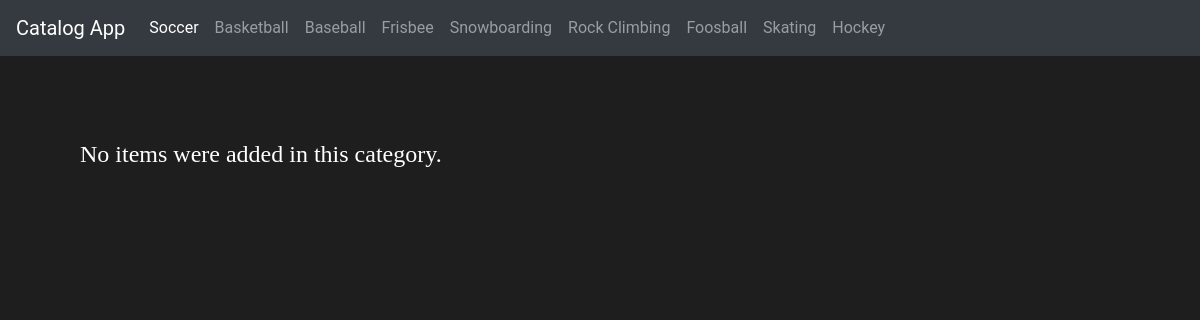
Page /category/1 on the committed database.
### database_setup.py (models this page shows, shortened)
class Category(Base):
    __tablename__ = 'category'
    id = Column(Integer, primary_key=True)
    title = Column(String(250), nullable=False)

### app.py (the view)
@app.route('/category/<int:category_id>')
def showCategory(category_id):
    category_items = session.query(Item).filter_by(
        category_id=category_id).all()
    category_title = session.query(
        Category).filter_by(id=category_id).one().title
    return render_template(
            'category.html', category_items=category_items,
            category_id=category_id, category_title=category_title)

### app.py (called while the page is built)
@app.context_processor
def inject_categories():
    categories_db = session.query(Category).all()
    return dict(categories=categories_db)

@app.context_processor
def inject_login_status():
    state = get_state_token()
    if 'username' in login_session:
        isLoggedIn = True
    else:
        isLoggedIn = False
    return dict(isLoggedIn=isLoggedIn, user_info=login_session, STATE=state)

def get_state_token():
    if 'state' in login_session:
        return login_session['state']
    else:
        state = ''.join(
            random.choice(string.ascii_uppercase + string.digits)
            for x in range(32))
        login_session['state'] = state
        return state

### templates/category.html (shortened to what this page needs)
{% extends "main.html" %}
{% block content %}
<div class="content">
    {% if category_items == [] %}
        <p class="noItemsText">No items were added in this category.</p>
    {% else %}
        {% for item in category_items %}
            <a href="{{url_for('showItem', item_id=item.id)}}" class="itemContainer"><span class="itemTitle">{{ item.title }}</span></a>
        {% endfor %}
    {% endif %}
</div>
{% endblock %}

### templates/header.html (shortened to what this page needs)
<nav class="navbar navbar-expand-lg navbar-dark bg-dark">
    <a class="navbar-brand" href="{{url_for('main')}}">Catalog App</a>
    <div class="collapse navbar-collapse" id="navbarNav">
      <ul class="navbar-nav">
        {% for category in categories %}
            <li id="{{category.id}}" class="nav-item">
            <a class="nav-link" href="{{url_for('showCategory', category_id=category.id)}}">{{ category.title }}</a>
            </li>
        {% endfor %}
      </ul>
    </div>
  </nav>

### static/styles.css (style rules this page uses)
body { background-color: #1e1e1e; font-family: 'Roboto'; }
.noItemsText { font-size: 24px; color: #fff; font-family: 'Roboto-Light'; padding: 40px; }
.content { padding: 40px; }

### rows in the picture
Category: title "Soccer"
Category: title "Basketball"
Category: title "Baseball"
Category: title "Frisbee"
Category: title "Snowboarding"
Category: title "Rock Climbing"
Category: title "Foosball"
Category: title "Skating"
Category: title "Hockey"
